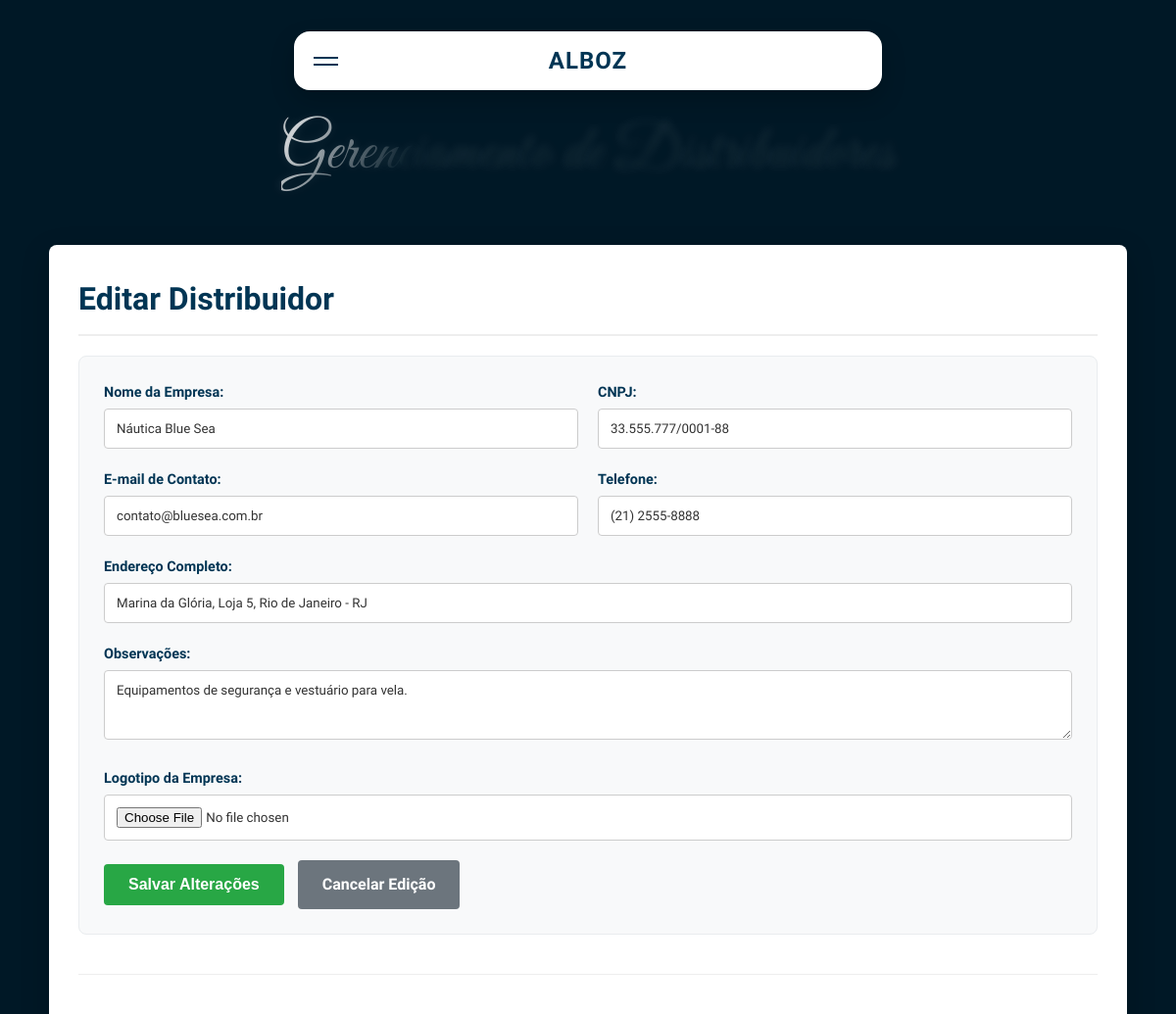
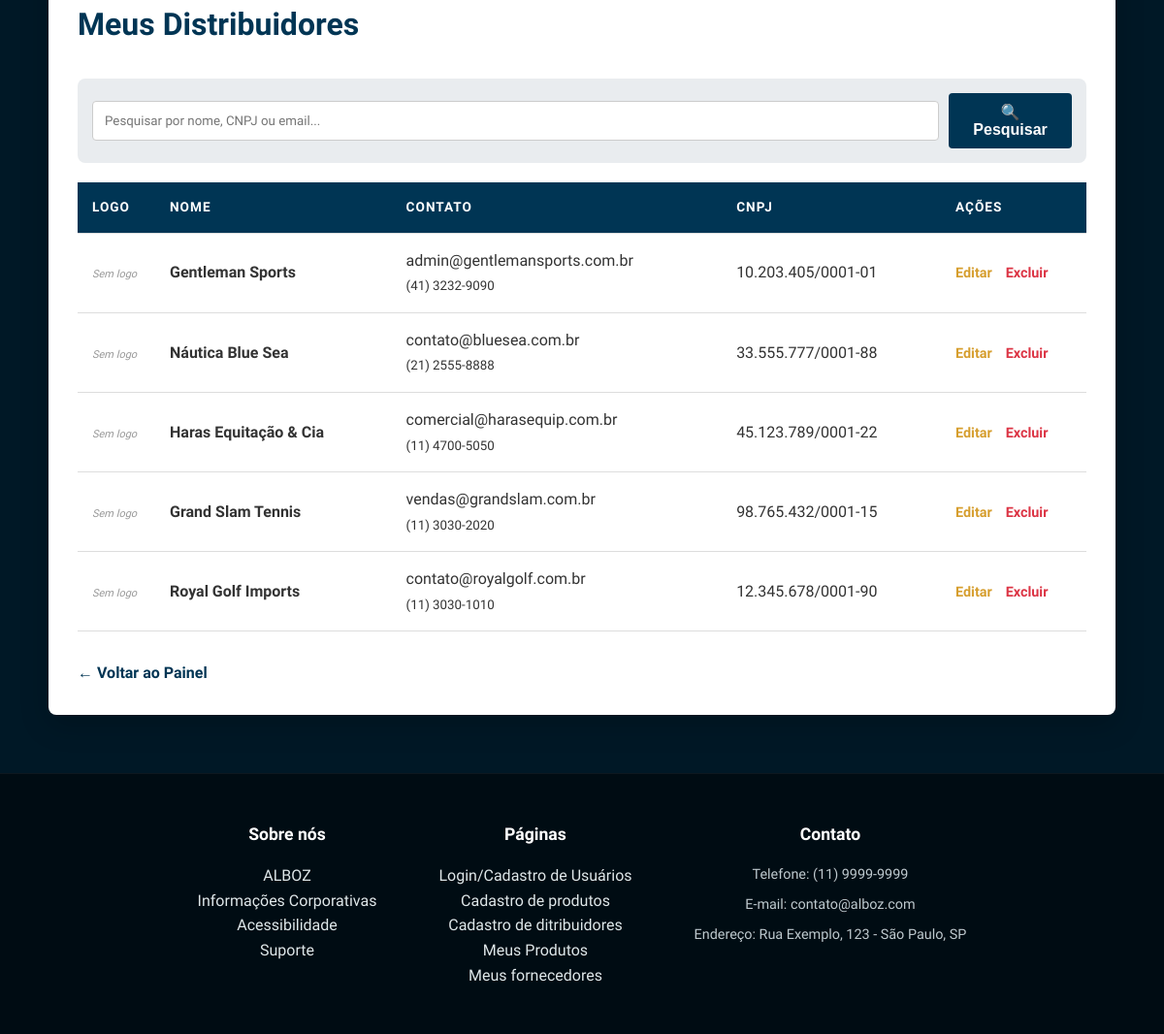
The page /html_alboz/listar_fornecedores.php?edit_id=4 (signed in) on the database its author committed (2 pictures, top to bottom).
### tables this page shows
CREATE TABLE fornecedores (
    id INT PRIMARY KEY AUTO_INCREMENT,
    usuario_id INT NOT NULL,             
    
    nome_fornecedor VARCHAR(100) NOT NULL,
    cnpj VARCHAR(20) NOT NULL,
    endereco VARCHAR(255),
    telefone VARCHAR(20),
    email VARCHAR(100),
    observacoes TEXT,
    imagem VARCHAR(255),                 
    
    data_registro TIMESTAMP DEFAULT CURRENT_TIMESTAMP,

    CONSTRAINT fk_usuario_fornecedor
    FOREIGN KEY (usuario_id) REFERENCES usuarios(id)
    ON DELETE CASCADE
);

### html_alboz/listar_fornecedores.php (the view, shortened to what this page needs)
<?php
include('conexao.php');
$usuario_id = $_SESSION['id'];
$busca = "";
$filtro_sql = "";
$sql_lista = "SELECT * FROM fornecedores WHERE usuario_id = $usuario_id $filtro_sql ORDER BY id DESC";
$fornecedores = $mysqli->query($sql_lista);
$edit_data = null;
if (isset($_GET['edit_id'])) {
    $edit_id = $_GET['edit_id'];
    $stmt = $mysqli->prepare("SELECT * FROM fornecedores WHERE id=? AND usuario_id=?");
    $stmt->bind_param("ii", $edit_id, $usuario_id);
    $stmt->execute();
    $edit_data = $stmt->get_result()->fetch_assoc();
}
?>
<!DOCTYPE html>
<html lang="pt-br">
<head>
</head>
<body class="body">
    <div class="header">
        <div class="card-nav-container">
            <div class="card-nav" id="cardNav">
                <div class="card-nav-top">
                    <div class="hamburger-menu" id="hamburgerBtn">
                        <div class="hamburger-line"></div>
                        <div class="hamburger-line"></div>
                    </div>
                    <div class="logo-container">
                        <div class="logo">ALBOZ</div>
                    </div>
                </div>
            </div>
        </div>
        <div class="subtitulo">Gerenciamento de Distribuidores</div>
    </div>
    <div class="container">
        <h2><?php echo $edit_data ? 'Editar Distribuidor' : 'Cadastrar Novo Distribuidor'; ?></h2>
        <form method="post" action="" enctype="multipart/form-data" class="form-crud">
            <div>
                <label>Nome da Empresa:</label>
                <input type="text" name="nome" value="<?php echo $edit_data['nome_fornecedor'] ?? ''; ?>" required placeholder="Ex: TechLog Brasil">
            </div>
            <div>
                <label>CNPJ:</label>
                <input type="text" name="cnpj" value="<?php echo $edit_data['cnpj'] ?? ''; ?>" required placeholder="00.000.000/0001-00">
            </div>
            <div>
                <label>E-mail de Contato:</label>
                <input type="email" name="email" value="<?php echo $edit_data['email'] ?? ''; ?>" placeholder="contato@empresa.com">
            </div>
            <div>
                <label>Telefone:</label>
                <input type="text" name="telefone" value="<?php echo $edit_data['telefone'] ?? ''; ?>" placeholder="(00) 0000-0000">
            </div>
            <div class="full-width">
                <label>Endereço Completo:</label>
                <input type="text" name="endereco" value="<?php echo $edit_data['endereco'] ?? ''; ?>" placeholder="Rua, Número, Bairro, Cidade - UF">
            </div>
            <div class="full-width">
                <label>Observações:</label>
                <textarea name="observacoes" rows="3"><?php echo $edit_data['observacoes'] ?? ''; ?></textarea>
            </div>
            <div class="full-width">
                <label>Logotipo da Empresa:</label>
                <input type="file" name="imagem" accept="image/*">
            </div>
            <div class="full-width">
                <button type="submit"><?php echo $edit_data ? 'Salvar Alterações' : 'Cadastrar Distribuidor'; ?></button>
                <?php if ($edit_data): ?>
                    <a href="listar_fornecedores.php" class="btn-cancelar">Cancelar Edição</a>
                <?php endif; ?>
            </div>
        </form>
        <hr style="border:0; border-top:1px solid #eee; margin: 40px 0;">
        <div style="display:flex; justify-content:space-between; align-items:center; margin-bottom:20px;">
            <h2 style="margin:0; border:none;">Meus Distribuidores</h2>
        </div>
        <form method="GET" class="search-box">
            <input type="text" name="busca" placeholder="Pesquisar por nome, CNPJ ou email..." value="<?php echo htmlspecialchars($busca); ?>">
            <button type="submit" class="btn-search">🔍 Pesquisar</button>
        </form>
        <table>
            <thead>
                <tr>
                    <th width="80">Logo</th>
                    <th>Nome</th>
                    <th>Contato</th>
                    <th>CNPJ</th>
                    <th width="150">Ações</th>
                </tr>
            </thead>
            <tbody>
                <?php if ($fornecedores->num_rows > 0): ?>
                    <?php while ($row = $fornecedores->fetch_assoc()): ?>
                        <tr>
                            <td data-label="Logo">
                                <?php if (!empty($row['imagem']) && file_exists($row['imagem'])): ?>
                                    <img src="<?php echo $row['imagem']; ?>" class="img-thumb">
                                <?php else: ?>
                                    <span class="no-img">Sem logo</span>
                                <?php endif; ?>
                            </td>
                            <td data-label="Nome">
                                <strong><?php echo $row['nome_fornecedor']; ?></strong>
                            </td>
                            <td data-label="Contato">
                                <?php echo $row['email']; ?><br>
                                <small><?php echo $row['telefone']; ?></small>
                            </td>
                            <td data-label="CNPJ"><?php echo $row['cnpj']; ?></td>
                            <td class="acoes" data-label="Ações">
                                <a href="?edit_id=<?php echo $row['id']; ?>" class="btn-edit">Editar</a>
                                <a href="?delete_id=<?php echo $row['id']; ?>" class="btn-delete" onclick="return confirm('Tem certeza? Se houver produtos vinculados, eles impedirão a exclusão.')">Excluir</a>
                            </td>
                        </tr>
                    <?php endwhile; ?>
                <?php endif; ?>
            </tbody>
        </table>
        <div style="margin-top:30px;">
            <a href="painel.php" style="text-decoration:none; color:var(--card); font-weight:bold;">&larr; Voltar ao Painel</a>
        </div>
    </div>
    <div class="rodape">
        <div class="limitador rodape-content">
            <ul class="sobre_nos">
                <strong>Sobre nós</strong>
                <a href="index.html">ALBOZ</a><br>
                <a href="informacoes_corporativas.html">Informações Corporativas</a><br>
                <a href="acessibilidade.html">Acessibilidade</a><br>
                <a href="suporte.php">Suporte</a><br>
            </ul>
            <ul class="paginas">
                <strong>Páginas</strong>
                <a href="login.php">Login/Cadastro de Usuários</a><br>
                <a href="cadastrar_produtos.php">Cadastro de produtos</a><br>
                <a href="cadastrar_fornecedor.php">Cadastro de ditribuidores</a><br>
                <a href="listar_produtos.php">Meus Produtos</a><br>
                <a href="listar_fornecedores.php">Meus fornecedores</a><br>
            </ul>
            <ul class="contato">
                <strong>Contato</strong>
                <li>Telefone: (11) 9999-9999</li>
                <li>E-mail: contato@alboz.com</li>
                <li>Endereço: Rua Exemplo, 123 - São Paulo, SP</li>
            </ul>
        </div>
    </div>
</body>
</html>

### html_alboz/listar_fornecedores.php (style rules this page uses)
:root { --bg: #001826; --card: #003554; --card-hover: #014e7b; --muted: #bfc9ce; --accent: #dfe7e9; --gold: #ffffff; }
* { margin: 0; padding: 0; box-sizing: border-box; }
html { font-size: 16px; scroll-behavior: smooth; scrollbar-width: thin; scrollbar-color: var(--card) var(--bg); }
body { margin: 0; font-family: 'Monda', sans-serif; background: var(--bg); color: var(--accent); line-height: 1.6; }
a { text-decoration: none; color: inherit; transition: 0.3s; cursor: pointer; }
ul { list-style: none; }
.limitador { max-width: 1100px; width: 90%; margin: 0 auto; }
.card-nav-container { position: absolute; top: 2em; left: 50%; transform: translateX(-50%); width: 90%; max-width: 600px; z-index: 1001; }
.card-nav { position: relative; background-color: #ffffff; border-radius: 1rem; box-shadow: 0 10px 25px rgba(0, 0, 0, 0.2); overflow: hidden; transition: height 0.4s ease; color: var(--card); }
.card-nav-top { height: 60px; display: flex; align-items: center; justify-content: center; padding: 0 1.5rem; position: relative; }
.logo { font-family: 'Abhaya Libre', serif; font-weight: 800; font-size: 1.5rem; letter-spacing: 1px; text-transform: uppercase; }
.hamburger-menu { position: absolute; left: 20px; cursor: pointer; display: flex; flex-direction: column; gap: 5px; }
.hamburger-line { width: 25px; height: 2px; background-color: var(--card); transition: 0.3s; }
.header { position: relative; width: 100%; height: auto; min-height: 250px; display: flex; flex-direction: column; justify-content: center; align-items: center; padding-bottom: 2rem; }
.subtitulo { font-family: 'Great Vibes', cursive; font-size: 4rem; margin-top: 6rem; z-index: 10; text-align: center; font-weight: 400; cursor: default; background: linear-gradient(120deg, #001826 40%, rgba(255, 255, 255, 0.8) 50%, #001826 60%); background-size: 200% 100%; background-position: 100%; color: #001826; background-clip: text; -webkit-background-clip: text; -webkit-text-fill-color: transparent; text-shadow: 0 0 10px rgba(255, 255, 255, 0.1); transition: background-position 0.5s; }
.container { max-width: 1100px; margin: 0 auto 60px auto; padding: 30px; background: #fff; color: #333; box-shadow: 0 10px 30px rgba(0, 0, 0, 0.2); border-radius: 8px; min-height: 400px; }
.container h2 { color: var(--card); font-family: 'Abhaya Libre', serif; font-size: 2rem; margin-bottom: 20px; border-bottom: 2px solid #eee; padding-bottom: 10px; }
.form-crud { display: grid; grid-template-columns: 1fr 1fr; gap: 20px; background: #f8f9fa; padding: 25px; border-radius: 8px; margin-bottom: 40px; border: 1px solid #e9ecef; }
.full-width { grid-column: 1 / -1; }
label { display: block; margin-bottom: 5px; font-weight: bold; color: var(--card); font-size: 0.9rem; }
input, select, textarea { width: 100%; padding: 12px; border: 1px solid #ccc; border-radius: 4px; background: #fff; color: #333; font-family: inherit; }
button { background-color: #28a745; color: white; padding: 12px 25px; border: none; border-radius: 4px; font-weight: bold; font-size: 1rem; cursor: pointer; transition: 0.3s; }
.btn-cancelar { display: inline-block; padding: 12px 25px; background: #6c757d; color: white; border-radius: 4px; font-weight: bold; margin-left: 10px; }
.search-box { display: flex; gap: 10px; margin-bottom: 20px; padding: 15px; background: #e9ecef; border-radius: 8px; align-items: center; }
.btn-search { background-color: var(--card); color: white; padding: 10px 20px; border-radius: 4px; border: none; font-weight: bold; }
table { width: 100%; border-collapse: collapse; margin-top: 10px; }
th, td { padding: 15px; text-align: left; border-bottom: 1px solid #ddd; vertical-align: middle; }
th { background-color: var(--card); color: white; font-weight: bold; text-transform: uppercase; font-size: 0.85rem; letter-spacing: 1px; }
.no-img { font-size: 11px; color: #999; font-style: italic; }
.acoes a { margin-right: 10px; font-weight: bold; font-size: 0.9rem; }
.btn-edit { color: #d69e2e; }
.btn-delete { color: #dc3545; }
.rodape { background: #000c13; padding: 3rem 0; margin-top: auto; border-top: 1px solid rgba(255, 255, 255, 0.05); }
.rodape-content { display: flex; justify-content: center; gap: 4rem; text-align: center; flex-wrap: wrap; }
.rodape ul strong { display: block; color: #fff; margin-bottom: 1rem; font-size: 1.1rem; }
.rodape li { color: var(--muted); margin-bottom: 0.5rem; font-size: 0.9rem; transition: 0.2s; }

### rows shown on the page
fornecedores: nome "Náutica Blue Sea", cnpj "33.555.777/0001-88", email "contato@bluesea.com.br", telefone "(21) 2555-8888", endereco "Marina da Glória, Loja 5, Rio de Janeiro - RJ", observacoes "Equipamentos de segurança e vestuário para vela.", shows "Sem logo", nome_fornecedor "Náutica Blue Sea"
fornecedores: shows "Sem logo", nome_fornecedor "Gentleman Sports", email "admin@gentlemansports.com.br", telefone "(41) 3232-9090", cnpj "10.203.405/0001-01"
fornecedores: shows "Sem logo", nome_fornecedor "Haras Equitação & Cia", email "comercial@harasequip.com.br", telefone "(11) 4700-5050", cnpj "45.123.789/0001-22"
fornecedores: shows "Sem logo", nome_fornecedor "Grand Slam Tennis", email "vendas@grandslam.com.br", telefone "(11) 3030-2020", cnpj "98.765.432/0001-15"
fornecedores: shows "Sem logo", nome_fornecedor "Royal Golf Imports", email "contato@royalgolf.com.br", telefone "(11) 3030-1010", cnpj "12.345.678/0001-90"
